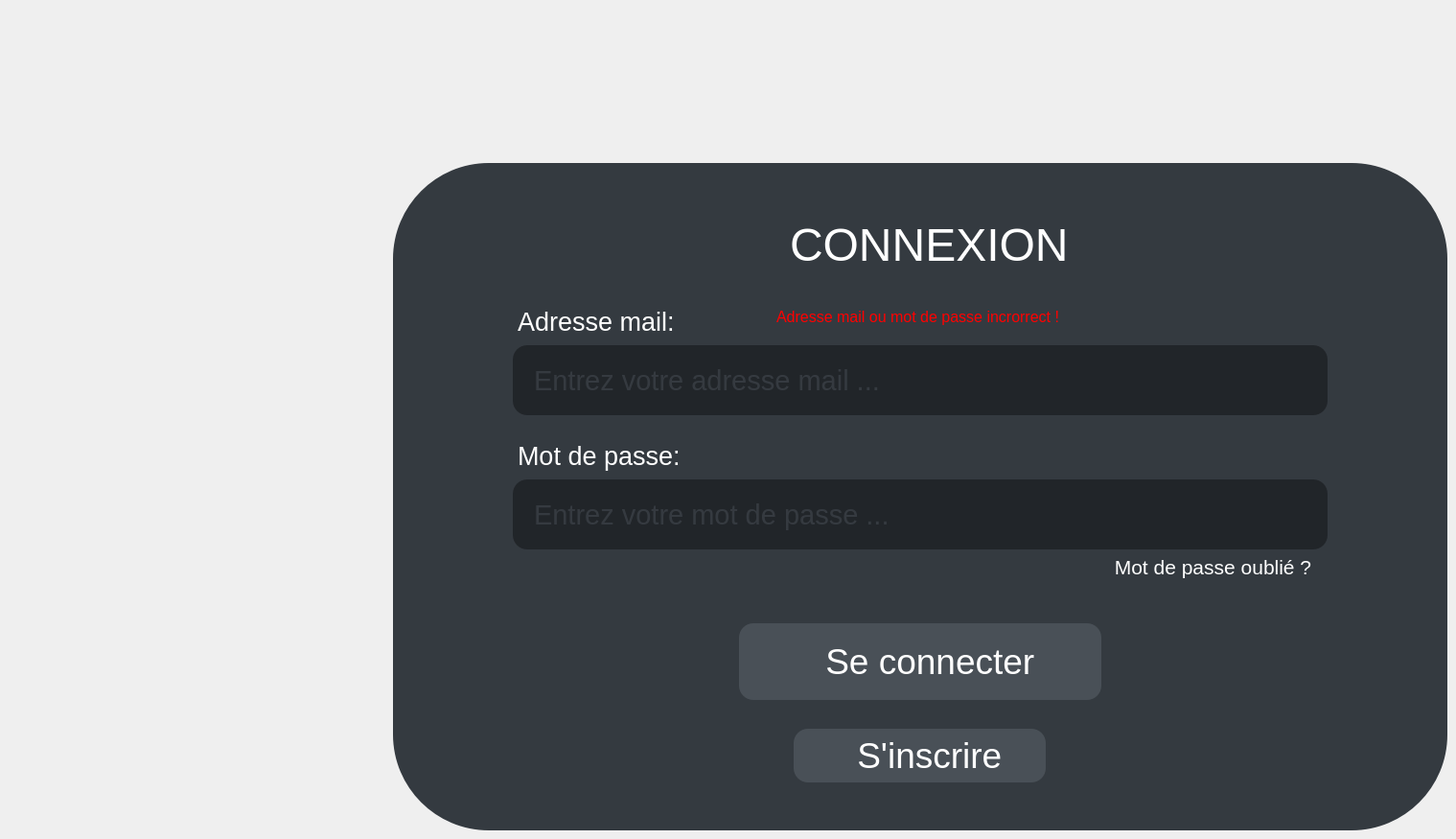
    <widget class="QWidget" name="page">
     <widget class="QFrame" name="frame_deco_connexion">
      <property name="geometry">
       <rect>
        <x>410</x>
        <y>170</y>
        <width>1100</width>
        <height>696</height>
       </rect>
      </property>
      <property name="styleSheet">
       <string notr="true">background: rgb(52, 58, 64);
border-radius: 100px;</string>
      </property>
      <property name="frameShape">
       <enum>QFrame::StyledPanel</enum>
      </property>
      <property name="frameShadow">
       <enum>QFrame::Raised</enum>
      </property>
      <widget class="QLabel" name="label_adresse_mail_connexion">
       <property name="geometry">
        <rect>
         <x>130</x>
         <y>150</y>
         <width>471</width>
         <height>31</height>
        </rect>
       </property>
       <property name="font">
        <font>
         <pointsize>20</pointsize>
        </font>
       </property>
       <property name="styleSheet">
        <string notr="true">color: white;</string>
       </property>
       <property name="text">
        <string>Adresse mail:</string>
       </property>
      </widget>
      <widget class="QLabel" name="label_mot_de_passe_connexion">
       <property name="geometry">
        <rect>
         <x>130</x>
         <y>290</y>
         <width>511</width>
         <height>31</height>
        </rect>
       </property>
       <property name="font">
        <font>
         <pointsize>20</pointsize>
        </font>
       </property>
       <property name="styleSheet">
        <string notr="true">color: white;</string>
       </property>
       <property name="text">
        <string>Mot de passe:</string>
       </property>
      </widget>
      <widget class="QPushButton" name="btn_mot_de_passe_oublie_connexion">
       <property name="geometry">
        <rect>
         <x>740</x>
         <y>410</y>
         <width>231</width>
         <height>23</height>
        </rect>
       </property>
       <property name="font">
        <font>
         <pointsize>16</pointsize>
        </font>
       </property>
       <property name="cursor">
        <cursorShape>PointingHandCursor</cursorShape>
       </property>
       <property name="styleSheet">
        <string notr="true">QPushButton {
	color: white;
}

QPushButton::hover {
	text-decoration: underline;
}</string>
       </property>
       <property name="text">
        <string>Mot de passe oublié ?</string>
       </property>
      </widget>
      <widget class="QLabel" name="erreur_connexion">
       <property name="geometry">
        <rect>
         <x>400</x>
         <y>150</y>
         <width>361</width>
         <height>21</height>
        </rect>
       </property>
       <property name="font">
        <font>
         <pointsize>12</pointsize>
        </font>
       </property>
       <property name="styleSheet">
        <string notr="true">color: red;</string>
       </property>
       <property name="text">
        <string>Adresse mail ou mot de passe incrorrect !</string>
       </property>
      </widget>
     </widget>
     <widget class="QLabel" name="label_titre_connexion">
      <property name="geometry">
       <rect>
        <x>824</x>
        <y>230</y>
        <width>571</width>
        <height>51</height>
       </rect>
      </property>
      <property name="font">
       <font>
        <pointsize>36</pointsize>
       </font>
      </property>
      <property name="styleSheet">
       <string notr="true">color: white;
background: rgb(52, 58, 64);</string>
      </property>
      <property name="text">
       <string>CONNEXION</string>
      </property>
     </widget>
     <widget class="QLineEdit" name="input_adresse_mail_connexion">
      <property name="geometry">
       <rect>
        <x>535</x>
        <y>360</y>
        <width>850</width>
        <height>73</height>
       </rect>
      </property>
      <property name="font">
       <font>
        <pointsize>22</pointsize>
       </font>
      </property>
      <property name="styleSheet">
       <string notr="true">QLineEdit {
	background: rgb(33, 37, 41);
	border-radius: 15px;
	padding-left: 20px;
	padding-right: 20px;
	color: rgb(73, 80, 87);
}</string>
      </property>
      <property name="maxLength">
       <number>64</number>
      </property>
      <property name="placeholderText">
       <string>Entrez votre adresse mail ...</string>
      </property>
      <property name="clearButtonEnabled">
       <bool>true</bool>
      </property>
     </widget>
     <widget class="QLineEdit" name="input_mot_de_passe_connexion">
      <property name="geometry">
       <rect>
        <x>535</x>
        <y>500</y>
        <width>850</width>
        <height>73</height>
       </rect>
      </property>
      <property name="font">
       <font>
        <pointsize>22</pointsize>
       </font>
      </property>
      <property name="cursor">
       <cursorShape>IBeamCursor</cursorShape>
      </property>
      <property name="styleSheet">
       <string notr="true">QLineEdit {
	background: rgb(33, 37, 41);
	border-radius: 15px;
	padding-left: 20px;
	padding-right: 20px;
	color: rgb(73, 80, 87);
}</string>
      </property>
      <property name="maxLength">
       <number>32</number>
      </property>
      <property name="echoMode">
       <enum>QLineEdit::Password</enum>
      </property>
      <property name="placeholderText">
       <string>Entrez votre mot de passe ...</string>
      </property>
      <property name="clearButtonEnabled">
       <bool>true</bool>
      </property>
     </widget>
     <widget class="QPushButton" name="btn_se_connecter_connexion">
      <property name="geometry">
       <rect>
        <x>771</x>
        <y>650</y>
        <width>378</width>
        <height>80</height>
       </rect>
      </property>
      <property name="font">
       <font>
        <pointsize>28</pointsize>
       </font>
      </property>
      <property name="cursor">
       <cursorShape>PointingHandCursor</cursorShape>
      </property>
      <property name="toolTip">
       <string/>
      </property>
      <property name="styleSheet">
       <string notr="true">QPushButton {
	background: rgb(73, 80, 87);
	border-radius: 15px;
	color: white;
}

QPushButton::hover {
	background: rgb(91, 100, 109);
}</string>
      </property>
      <property name="text">
       <string>  Se connecter</string>
      </property>
      <property name="icon">
       <iconset>
        <normaloff>assets/icons/connection.png</normaloff>assets/icons/connection.png</iconset>
      </property>
      <property name="iconSize">
       <size>
        <width>45</width>
        <height>45</height>
       </size>
      </property>
     </widget>
     <widget class="QPushButton" name="btn_aller_a_inscription_connexion">
      <property name="geometry">
       <rect>
        <x>828</x>
        <y>760</y>
        <width>263</width>
        <height>56</height>
       </rect>
      </property>
      <property name="font">
       <font>
        <pointsize>28</pointsize>
       </font>
      </property>
      <property name="cursor">
       <cursorShape>PointingHandCursor</cursorShape>
      </property>
      <property name="styleSheet">
       <string notr="true">QPushButton {
	background: rgb(73, 80, 87);
	border-radius: 15px;
	color: white;
}

QPushButton::hover {
	background: rgb(91, 100, 109);
}</string>
      </property>
      <property name="text">
       <string>  S'inscrire</string>
      </property>
      <property name="icon">
       <iconset>
        <normaloff>assets/icons/enregistrer.png</normaloff>assets/icons/enregistrer.png</iconset>
      </property>
      <property name="iconSize">
       <size>
        <width>35</width>
        <height>35</height>
       </size>
      </property>
     </widget>
    </widget>
